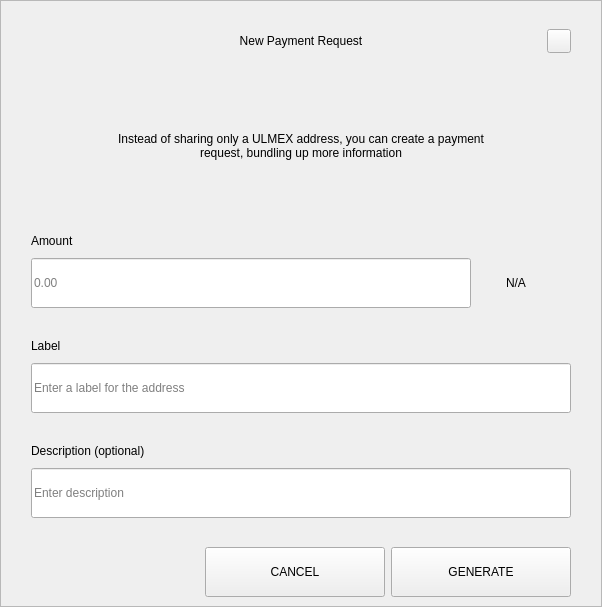
<?xml version="1.0" encoding="UTF-8"?>
<ui version="4.0">
 <class>RequestDialog</class>
 <widget class="QDialog" name="RequestDialog">
  <property name="geometry">
   <rect>
    <x>0</x>
    <y>0</y>
    <width>602</width>
    <height>607</height>
   </rect>
  </property>
  <property name="windowTitle">
   <string notr="true">N/A</string>
  </property>
  <layout class="QVBoxLayout" name="verticalLayout_5">
   <property name="spacing">
    <number>0</number>
   </property>
   <property name="leftMargin">
    <number>0</number>
   </property>
   <property name="topMargin">
    <number>0</number>
   </property>
   <property name="rightMargin">
    <number>0</number>
   </property>
   <property name="bottomMargin">
    <number>0</number>
   </property>
   <item>
    <widget class="QFrame" name="frame">
     <property name="styleSheet">
      <string notr="true"/>
     </property>
     <property name="frameShape">
      <enum>QFrame::StyledPanel</enum>
     </property>
     <property name="frameShadow">
      <enum>QFrame::Raised</enum>
     </property>
     <layout class="QVBoxLayout" name="verticalLayout_4" stretch="1,0,0">
      <property name="spacing">
       <number>0</number>
      </property>
      <property name="leftMargin">
       <number>30</number>
      </property>
      <property name="topMargin">
       <number>20</number>
      </property>
      <property name="rightMargin">
       <number>30</number>
      </property>
      <property name="bottomMargin">
       <number>0</number>
      </property>
      <item>
       <layout class="QHBoxLayout" name="horizontalLayout_3">
        <property name="spacing">
         <number>0</number>
        </property>
        <item>
         <spacer name="horizontalSpacer_21">
          <property name="orientation">
           <enum>Qt::Horizontal</enum>
          </property>
          <property name="sizeHint" stdset="0">
           <size>
            <width>40</width>
            <height>20</height>
           </size>
          </property>
         </spacer>
        </item>
        <item>
         <widget class="QLabel" name="labelTitle">
          <property name="minimumSize">
           <size>
            <width>0</width>
            <height>40</height>
           </size>
          </property>
          <property name="maximumSize">
           <size>
            <width>16777215</width>
            <height>40</height>
           </size>
          </property>
          <property name="styleSheet">
           <string notr="true">padding-left:24px;</string>
          </property>
          <property name="text">
           <string>New Payment Request</string>
          </property>
          <property name="alignment">
           <set>Qt::AlignCenter</set>
          </property>
          <property name="margin">
           <number>7</number>
          </property>
         </widget>
        </item>
        <item>
         <spacer name="horizontalSpacer">
          <property name="orientation">
           <enum>Qt::Horizontal</enum>
          </property>
          <property name="sizeHint" stdset="0">
           <size>
            <width>40</width>
            <height>20</height>
           </size>
          </property>
         </spacer>
        </item>
        <item>
         <widget class="QPushButton" name="btnEsc">
          <property name="minimumSize">
           <size>
            <width>24</width>
            <height>24</height>
           </size>
          </property>
          <property name="maximumSize">
           <size>
            <width>24</width>
            <height>24</height>
           </size>
          </property>
          <property name="focusPolicy">
           <enum>Qt::NoFocus</enum>
          </property>
          <property name="text">
           <string/>
          </property>
         </widget>
        </item>
       </layout>
      </item>
      <item>
       <widget class="QStackedWidget" name="stack">
        <property name="minimumSize">
         <size>
          <width>540</width>
          <height>0</height>
         </size>
        </property>
        <property name="maximumSize">
         <size>
          <width>540</width>
          <height>16777215</height>
         </size>
        </property>
        <property name="currentIndex">
         <number>0</number>
        </property>
        <widget class="QWidget" name="page_1">
         <property name="minimumSize">
          <size>
           <width>540</width>
           <height>0</height>
          </size>
         </property>
         <property name="maximumSize">
          <size>
           <width>540</width>
           <height>16777215</height>
          </size>
         </property>
         <layout class="QVBoxLayout" name="layout1">
          <property name="spacing">
           <number>0</number>
          </property>
          <property name="leftMargin">
           <number>0</number>
          </property>
          <property name="topMargin">
           <number>0</number>
          </property>
          <property name="rightMargin">
           <number>0</number>
          </property>
          <property name="bottomMargin">
           <number>0</number>
          </property>
          <item>
           <spacer name="verticalSpacer_21">
            <property name="orientation">
             <enum>Qt::Vertical</enum>
            </property>
            <property name="sizeType">
             <enum>QSizePolicy::Fixed</enum>
            </property>
            <property name="sizeHint" stdset="0">
             <size>
              <width>20</width>
              <height>30</height>
             </size>
            </property>
           </spacer>
          </item>
          <item alignment="Qt::AlignHCenter">
           <widget class="QLabel" name="labelMessage">
            <property name="minimumSize">
             <size>
              <width>400</width>
              <height>50</height>
             </size>
            </property>
            <property name="text">
             <string>Instead of sharing only a ULMEX address, you can create a payment request, bundling up more information</string>
            </property>
            <property name="alignment">
             <set>Qt::AlignCenter</set>
            </property>
            <property name="wordWrap">
             <bool>true</bool>
            </property>
           </widget>
          </item>
          <item alignment="Qt::AlignBottom">
           <widget class="QWidget" name="containerAmount" native="true">
            <layout class="QVBoxLayout" name="verticalLayout">
             <property name="spacing">
              <number>9</number>
             </property>
             <property name="leftMargin">
              <number>0</number>
             </property>
             <property name="topMargin">
              <number>0</number>
             </property>
             <property name="rightMargin">
              <number>0</number>
             </property>
             <property name="bottomMargin">
              <number>0</number>
             </property>
             <item>
              <widget class="QLabel" name="labelSubtitleAmount">
               <property name="minimumSize">
                <size>
                 <width>350</width>
                 <height>16</height>
                </size>
               </property>
               <property name="maximumSize">
                <size>
                 <width>16777215</width>
                 <height>16</height>
                </size>
               </property>
               <property name="text">
                <string>Amount</string>
               </property>
              </widget>
             </item>
             <item alignment="Qt::AlignTop">
              <widget class="QWidget" name="layoutAmount" native="true">
               <layout class="QHBoxLayout" name="horizontalLayout" stretch="2,0">
                <property name="spacing">
                 <number>0</number>
                </property>
                <property name="leftMargin">
                 <number>0</number>
                </property>
                <property name="topMargin">
                 <number>0</number>
                </property>
                <property name="rightMargin">
                 <number>0</number>
                </property>
                <property name="bottomMargin">
                 <number>0</number>
                </property>
                <item>
                 <widget class="QLineEdit" name="lineEditAmount">
                  <property name="minimumSize">
                   <size>
                    <width>0</width>
                    <height>50</height>
                   </size>
                  </property>
                  <property name="maximumSize">
                   <size>
                    <width>16777215</width>
                    <height>50</height>
                   </size>
                  </property>
                  <property name="placeholderText">
                   <string notr="true">0.00</string>
                  </property>
                 </widget>
                </item>
                <item>
                 <widget class="QWidget" name="comboContainer" native="true">
                  <property name="minimumSize">
                   <size>
                    <width>100</width>
                    <height>50</height>
                   </size>
                  </property>
                  <property name="maximumSize">
                   <size>
                    <width>16777215</width>
                    <height>50</height>
                   </size>
                  </property>
                  <layout class="QHBoxLayout" name="horizontalLayout_31">
                   <property name="spacing">
                    <number>0</number>
                   </property>
                   <property name="leftMargin">
                    <number>0</number>
                   </property>
                   <property name="topMargin">
                    <number>0</number>
                   </property>
                   <property name="rightMargin">
                    <number>10</number>
                   </property>
                   <property name="bottomMargin">
                    <number>0</number>
                   </property>
                   <item>
                    <widget class="QLabel" name="comboBoxCoin">
                     <property name="text">
                      <string notr="true">N/A</string>
                     </property>
                     <property name="alignment">
                      <set>Qt::AlignCenter</set>
                     </property>
                    </widget>
                   </item>
                  </layout>
                 </widget>
                </item>
               </layout>
              </widget>
             </item>
            </layout>
           </widget>
          </item>
          <item>
           <spacer name="verticalSpacer_31">
            <property name="orientation">
             <enum>Qt::Vertical</enum>
            </property>
            <property name="sizeType">
             <enum>QSizePolicy::Fixed</enum>
            </property>
            <property name="sizeHint" stdset="0">
             <size>
              <width>20</width>
              <height>30</height>
             </size>
            </property>
           </spacer>
          </item>
          <item>
           <layout class="QVBoxLayout" name="verticalLayoutLabel">
            <property name="spacing">
             <number>9</number>
            </property>
            <item>
             <widget class="QLabel" name="labelSubtitleLabel">
              <property name="minimumSize">
               <size>
                <width>0</width>
                <height>16</height>
               </size>
              </property>
              <property name="maximumSize">
               <size>
                <width>16777215</width>
                <height>16</height>
               </size>
              </property>
              <property name="text">
               <string>Label</string>
              </property>
             </widget>
            </item>
            <item>
             <widget class="QLineEdit" name="lineEditLabel">
              <property name="minimumSize">
               <size>
                <width>0</width>
                <height>50</height>
               </size>
              </property>
              <property name="maximumSize">
               <size>
                <width>16777215</width>
                <height>50</height>
               </size>
              </property>
              <property name="placeholderText">
               <string>Enter a label for the address</string>
              </property>
             </widget>
            </item>
           </layout>
          </item>
          <item>
           <spacer name="verticalSpacer_34">
            <property name="orientation">
             <enum>Qt::Vertical</enum>
            </property>
            <property name="sizeType">
             <enum>QSizePolicy::Fixed</enum>
            </property>
            <property name="sizeHint" stdset="0">
             <size>
              <width>20</width>
              <height>30</height>
             </size>
            </property>
           </spacer>
          </item>
          <item>
           <layout class="QVBoxLayout" name="verticalLayoutDescription">
            <property name="spacing">
             <number>9</number>
            </property>
            <item>
             <widget class="QLabel" name="labelSubtitleDescription">
              <property name="minimumSize">
               <size>
                <width>0</width>
                <height>16</height>
               </size>
              </property>
              <property name="maximumSize">
               <size>
                <width>16777215</width>
                <height>16</height>
               </size>
              </property>
              <property name="text">
               <string>Description (optional)</string>
              </property>
             </widget>
            </item>
            <item>
             <widget class="QLineEdit" name="lineEditDescription">
              <property name="minimumSize">
               <size>
                <width>0</width>
                <height>50</height>
               </size>
              </property>
              <property name="maximumSize">
               <size>
                <width>16777215</width>
                <height>50</height>
               </size>
              </property>
              <property name="placeholderText">
               <string>Enter description</string>
              </property>
             </widget>
            </item>
            <item>
             <spacer name="verticalSpacer_4">
              <property name="orientation">
               <enum>Qt::Vertical</enum>
              </property>
              <property name="sizeType">
               <enum>QSizePolicy::Fixed</enum>
              </property>
              <property name="sizeHint" stdset="0">
               <size>
                <width>20</width>
                <height>20</height>
               </size>
              </property>
             </spacer>
            </item>
           </layout>
          </item>
         </layout>
        </widget>
        <widget class="QWidget" name="page_2">
         <layout class="QVBoxLayout" name="layout2">
          <item>
           <spacer name="verticalSpacer_5">
            <property name="orientation">
             <enum>Qt::Vertical</enum>
            </property>
            <property name="sizeType">
             <enum>QSizePolicy::Fixed</enum>
            </property>
            <property name="sizeHint" stdset="0">
             <size>
              <width>20</width>
              <height>50</height>
             </size>
            </property>
           </spacer>
          </item>
          <item alignment="Qt::AlignHCenter">
           <widget class="QLabel" name="labelQrImg">
            <property name="minimumSize">
             <size>
              <width>260</width>
              <height>260</height>
             </size>
            </property>
            <property name="maximumSize">
             <size>
              <width>260</width>
              <height>260</height>
             </size>
            </property>
            <property name="text">
             <string/>
            </property>
            <property name="alignment">
             <set>Qt::AlignCenter</set>
            </property>
           </widget>
          </item>
          <item>
           <spacer name="verticalSpacer_2">
            <property name="orientation">
             <enum>Qt::Vertical</enum>
            </property>
            <property name="sizeType">
             <enum>QSizePolicy::Fixed</enum>
            </property>
            <property name="sizeHint" stdset="0">
             <size>
              <width>20</width>
              <height>30</height>
             </size>
            </property>
           </spacer>
          </item>
          <item alignment="Qt::AlignHCenter">
           <widget class="QLabel" name="labelAddress">
            <property name="text">
             <string notr="true">N/A </string>
            </property>
           </widget>
          </item>
          <item>
           <spacer name="verticalSpacer_32">
            <property name="orientation">
             <enum>Qt::Vertical</enum>
            </property>
            <property name="sizeType">
             <enum>QSizePolicy::Expanding</enum>
            </property>
            <property name="sizeHint" stdset="0">
             <size>
              <width>20</width>
              <height>20</height>
             </size>
            </property>
           </spacer>
          </item>
          <item>
           <layout class="QHBoxLayout" name="horizontal">
            <property name="leftMargin">
             <number>20</number>
            </property>
            <property name="rightMargin">
             <number>20</number>
            </property>
            <property name="bottomMargin">
             <number>20</number>
            </property>
            <item>
             <spacer name="horizontalSpacer_4">
              <property name="orientation">
               <enum>Qt::Horizontal</enum>
              </property>
              <property name="sizeHint" stdset="0">
               <size>
                <width>40</width>
                <height>20</height>
               </size>
              </property>
             </spacer>
            </item>
            <item>
             <widget class="QPushButton" name="btnCopyAddress">
              <property name="minimumSize">
               <size>
                <width>180</width>
                <height>50</height>
               </size>
              </property>
              <property name="text">
               <string>COPY ADDRESS</string>
              </property>
             </widget>
            </item>
            <item>
             <widget class="QPushButton" name="btnCopyUrl">
              <property name="minimumSize">
               <size>
                <width>180</width>
                <height>50</height>
               </size>
              </property>
              <property name="text">
               <string>COPY URL</string>
              </property>
             </widget>
            </item>
            <item>
             <spacer name="horizontalSpacer_2">
              <property name="orientation">
               <enum>Qt::Horizontal</enum>
              </property>
              <property name="sizeHint" stdset="0">
               <size>
                <width>40</width>
                <height>20</height>
               </size>
              </property>
             </spacer>
            </item>
           </layout>
          </item>
         </layout>
        </widget>
       </widget>
      </item>
      <item>
       <widget class="QWidget" name="buttonsStack" native="true">
        <layout class="QHBoxLayout" name="horizontalLayout_5">
         <property name="leftMargin">
          <number>20</number>
         </property>
         <property name="rightMargin">
          <number>0</number>
         </property>
         <item>
          <spacer name="horizontalSpacer_41">
           <property name="orientation">
            <enum>Qt::Horizontal</enum>
           </property>
           <property name="sizeHint" stdset="0">
            <size>
             <width>40</width>
             <height>20</height>
            </size>
           </property>
          </spacer>
         </item>
         <item>
          <widget class="QPushButton" name="btnCancel">
           <property name="minimumSize">
            <size>
             <width>180</width>
             <height>50</height>
            </size>
           </property>
           <property name="focusPolicy">
            <enum>Qt::NoFocus</enum>
           </property>
           <property name="text">
            <string>CANCEL</string>
           </property>
          </widget>
         </item>
         <item>
          <widget class="QPushButton" name="btnSave">
           <property name="minimumSize">
            <size>
             <width>180</width>
             <height>50</height>
            </size>
           </property>
           <property name="focusPolicy">
            <enum>Qt::NoFocus</enum>
           </property>
           <property name="text">
            <string>GENERATE</string>
           </property>
          </widget>
         </item>
        </layout>
       </widget>
      </item>
     </layout>
    </widget>
   </item>
  </layout>
 </widget>
 <resources/>
 <connections/>
</ui>
